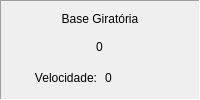
         <widget class="QFrame" name="frame_base">
          <property name="sizePolicy">
           <sizepolicy hsizetype="Minimum" vsizetype="Minimum">
            <horstretch>1</horstretch>
            <verstretch>5</verstretch>
           </sizepolicy>
          </property>
          <property name="frameShape">
           <enum>QFrame::Panel</enum>
          </property>
          <property name="frameShadow">
           <enum>QFrame::Sunken</enum>
          </property>
          <layout class="QGridLayout" name="layout_base">
           <item row="3" column="1">
            <widget class="QLineEdit" name="painel_base_vel">
             <property name="sizePolicy">
              <sizepolicy hsizetype="Ignored" vsizetype="Fixed">
               <horstretch>1</horstretch>
               <verstretch>0</verstretch>
              </sizepolicy>
             </property>
             <property name="palette">
              <palette>
               <active>
                <colorrole role="Base">
                 <brush brushstyle="SolidPattern">
                  <color alpha="0">
                   <red>255</red>
                   <green>255</green>
                   <blue>255</blue>
                  </color>
                 </brush>
                </colorrole>
               </active>
               <inactive>
                <colorrole role="Base">
                 <brush brushstyle="SolidPattern">
                  <color alpha="0">
                   <red>255</red>
                   <green>255</green>
                   <blue>255</blue>
                  </color>
                 </brush>
                </colorrole>
               </inactive>
               <disabled>
                <colorrole role="Base">
                 <brush brushstyle="SolidPattern">
                  <color alpha="255">
                   <red>239</red>
                   <green>235</green>
                   <blue>231</blue>
                  </color>
                 </brush>
                </colorrole>
               </disabled>
              </palette>
             </property>
             <property name="text">
              <string>0</string>
             </property>
             <property name="frame">
              <bool>false</bool>
             </property>
             <property name="readOnly">
              <bool>true</bool>
             </property>
            </widget>
           </item>
           <item row="3" column="0">
            <widget class="QLabel" name="label_26">
             <property name="sizePolicy">
              <sizepolicy hsizetype="Preferred" vsizetype="Preferred">
               <horstretch>1</horstretch>
               <verstretch>0</verstretch>
              </sizepolicy>
             </property>
             <property name="text">
              <string>Velocidade:</string>
             </property>
             <property name="alignment">
              <set>Qt::AlignRight|Qt::AlignTrailing|Qt::AlignVCenter</set>
             </property>
            </widget>
           </item>
           <item row="1" column="0" colspan="2">
            <widget class="QLineEdit" name="painel_base">
             <property name="sizePolicy">
              <sizepolicy hsizetype="Expanding" vsizetype="Expanding">
               <horstretch>7</horstretch>
               <verstretch>10</verstretch>
              </sizepolicy>
             </property>
             <property name="palette">
              <palette>
               <active>
                <colorrole role="Base">
                 <brush brushstyle="SolidPattern">
                  <color alpha="0">
                   <red>255</red>
                   <green>255</green>
                   <blue>255</blue>
                  </color>
                 </brush>
                </colorrole>
               </active>
               <inactive>
                <colorrole role="Base">
                 <brush brushstyle="SolidPattern">
                  <color alpha="0">
                   <red>255</red>
                   <green>255</green>
                   <blue>255</blue>
                  </color>
                 </brush>
                </colorrole>
               </inactive>
               <disabled>
                <colorrole role="Base">
                 <brush brushstyle="SolidPattern">
                  <color alpha="255">
                   <red>239</red>
                   <green>235</green>
                   <blue>231</blue>
                  </color>
                 </brush>
                </colorrole>
               </disabled>
              </palette>
             </property>
             <property name="text">
              <string>0</string>
             </property>
             <property name="frame">
              <bool>false</bool>
             </property>
             <property name="alignment">
              <set>Qt::AlignCenter</set>
             </property>
             <property name="readOnly">
              <bool>true</bool>
             </property>
            </widget>
           </item>
           <item row="0" column="0" colspan="2">
            <widget class="QLabel" name="label_21">
             <property name="sizePolicy">
              <sizepolicy hsizetype="Preferred" vsizetype="Preferred">
               <horstretch>1</horstretch>
               <verstretch>0</verstretch>
              </sizepolicy>
             </property>
             <property name="text">
              <string>Base Giratória</string>
             </property>
             <property name="alignment">
              <set>Qt::AlignCenter</set>
             </property>
            </widget>
           </item>
          </layout>
         </widget>
